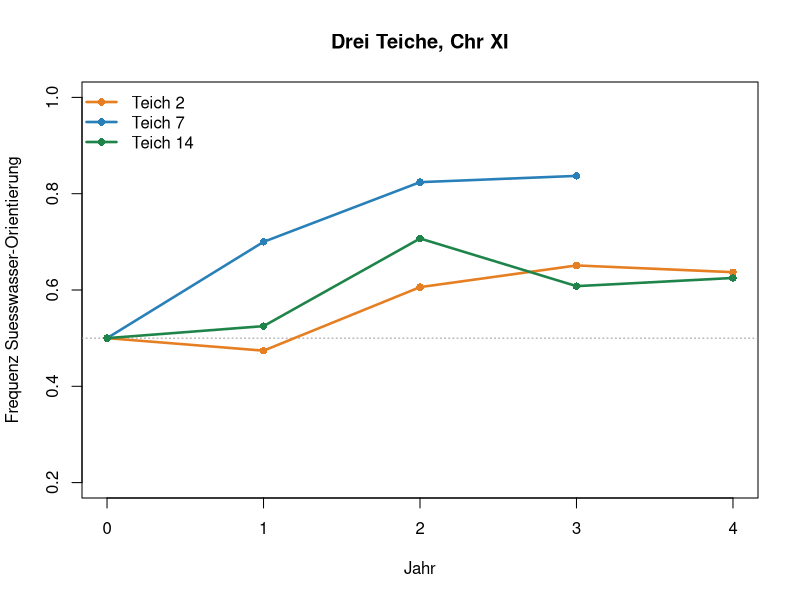
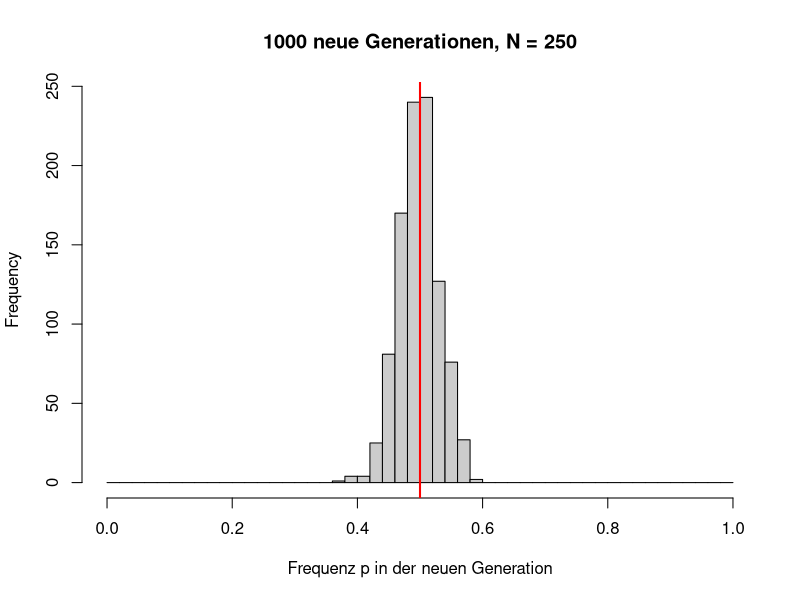
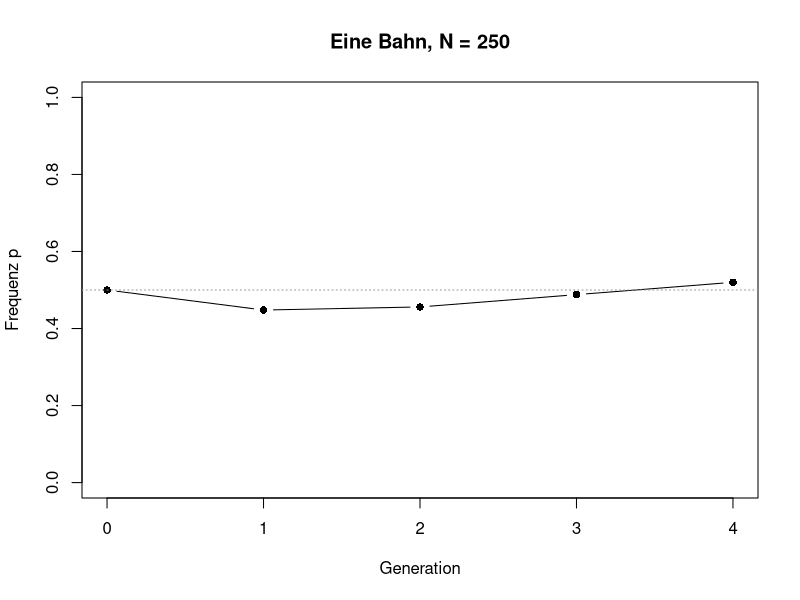
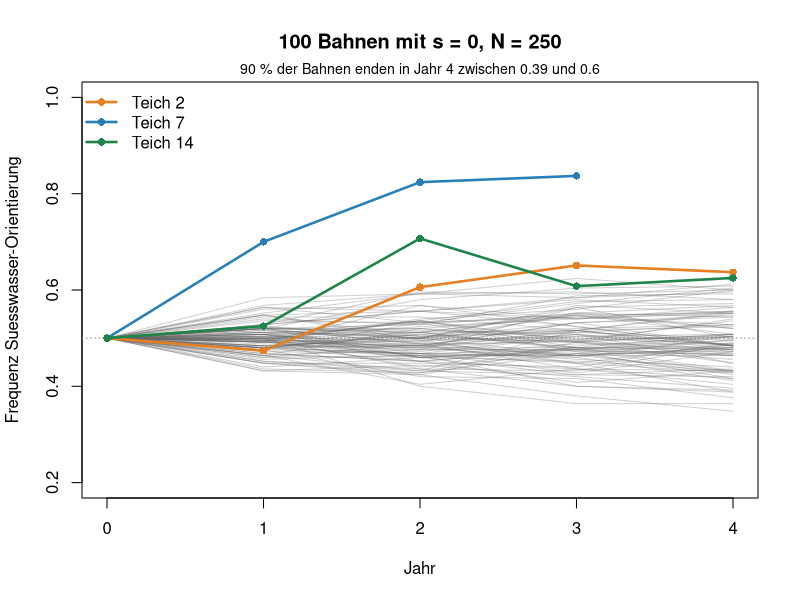
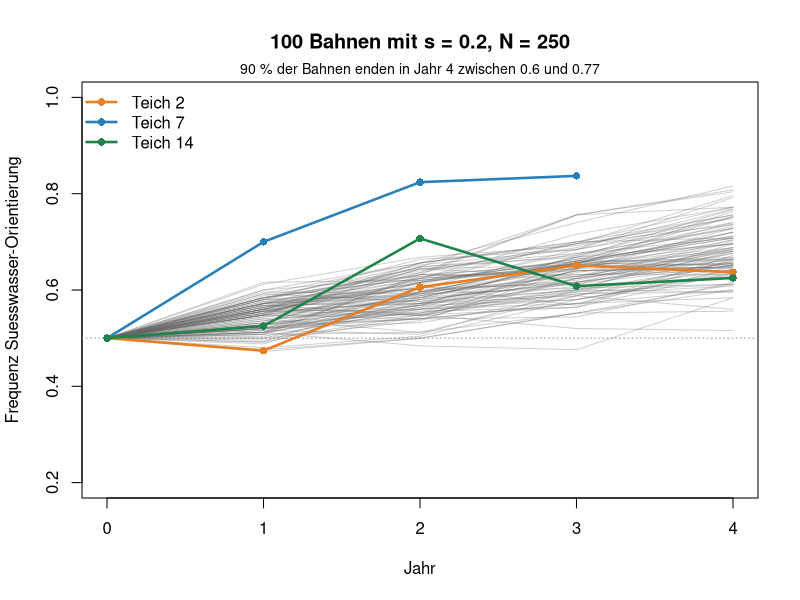
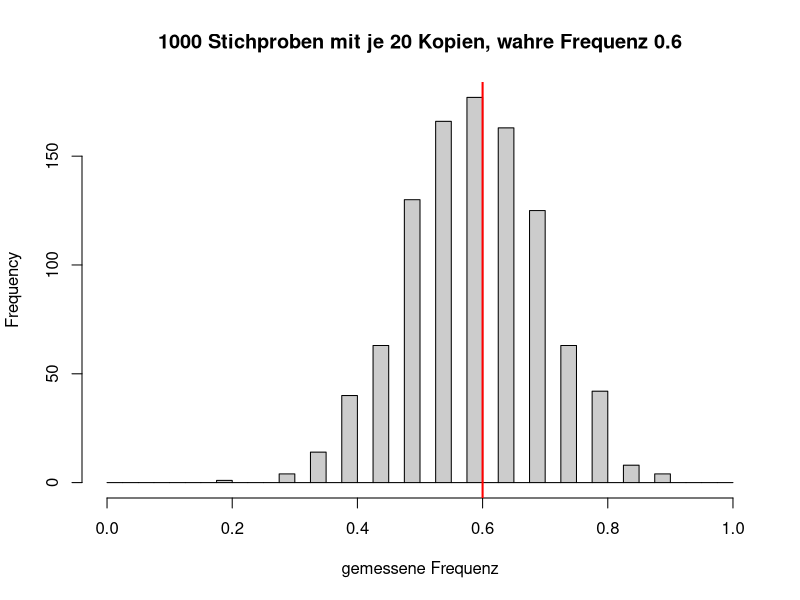

Generate these figures, in order, with R:
# Woche 9 — Notebook (nur R, base R)
# Stichlinge und Zufall: drei Teiche und die neutrale Wolke
# In RStudio: Working Directory = weeks/week-09, dann Zeile fuer Zeile ausfuehren.
# Ausfuehren, Zahlen aendern, Aufgaben beantworten.

# Marine Stichlinge, die heterozygot fuer eine Inversion auf Chromosom XI sind, wurden in drei Suesswasser-Teiche gesetzt. Jedes Jahr wurde gemessen, wie haeufig die Suesswasser-Orientierung der Inversion ist. Alle drei Teiche steigen. Ist das Selektion oder kann das auch Zufall sein?
#
# Um das zu beantworten, bauen wir Schritt fuer Schritt ein Modell mit Zufall: zuerst eine Muenze, dann eine Generation, dann vier Jahre, dann hundert Wiederholungen.
#
# Die Daten. Fuer jeden Teich (2, 7, 14) und jedes Jahr (0 bis 4) gibt es:
#
# - k: Anzahl Suesswasser-Kopien unter den untersuchten Fischen,
# - n: Anzahl untersuchter Kopien (2 pro Fisch),
# - p = k / n: die Frequenz der Suesswasser-Orientierung.
#
# Jahr 0 ist der Start: nur Heterozygote, also p = 0.5. Teich 7 hat wenige Fische und kein Jahr 4.
#
# Die Abbildungen. Die Abbildungen mit den Teichen haben alle dieselben Achsen:
#
# - x-Achse: Jahr seit dem Aussetzen (etwa eine Generation pro Jahr),
# - y-Achse: Frequenz der Suesswasser-Orientierung,
# - farbige Linien: die drei Teiche, graue Linien: Simulationen.

# --- Auftrag ---
#
# 1. Lernen, wie man in R Zufallszahlen zieht, und wie stark sie schwanken.
# 2. Daraus eine Population bauen, deren Frequenz p sich zufaellig aendert (Drift).
# 3. Simulieren, wie weit p ohne Selektion in vier Jahren laufen kann (die neutrale Wolke).
# 4. Suchen, mit welcher Selektion s die Teiche in die Wolke passen.

# ===========================================================================
# 0 · Daten und Funktionen
# ===========================================================================
#
# Einfach ausfuehren.

teiche <- read.csv("data/pond-chrxi.csv")
teiche

teich_farben <- c("2" = "#e67e22", "7" = "#2980b9", "14" = "#1e8449")

zeige_teiche <- function() {
  for (id in c(2, 7, 14)) {
    d <- teiche[teiche$pond == id, ]
    lines(d$year, d$p, lwd = 2.5, col = teich_farben[as.character(id)])
    points(d$year, d$p, pch = 16, col = teich_farben[as.character(id)])
  }
  legend("topleft", paste("Teich", c(2, 7, 14)), col = teich_farben,
         lwd = 2.5, pch = 16, bty = "n")
}

# braucht simuliere_bahn() aus Teil 5
zeige_wolke <- function(s, N, n_bahnen = 100) {
  plot(NA, xlim = c(0, 4), ylim = c(0.2, 1), xlab = "Jahr",
       ylab = "Frequenz Suesswasser-Orientierung",
       main = paste0(n_bahnen, " Bahnen mit s = ", s, ", N = ", N))
  abline(h = 0.5, lty = 3, col = "grey60")
  ende <- numeric(n_bahnen)
  for (i in seq_len(n_bahnen)) {
    p <- simuliere_bahn(s, N)
    lines(0:4, p, col = adjustcolor("grey40", 0.3))
    ende[i] <- p[5]
  }
  zeige_teiche()
  bereich <- round(quantile(ende, c(0.05, 0.95)), 2)
  mtext(paste0("90 % der Bahnen enden in Jahr 4 zwischen ",
               bereich[1], " und ", bereich[2]),
        side = 3, line = 0.2, cex = 0.85)
}

# ===========================================================================
# 1 · Die Daten
# ===========================================================================

plot(NA, xlim = c(0, 4), ylim = c(0.2, 1), xlab = "Jahr",
     ylab = "Frequenz Suesswasser-Orientierung", main = "Drei Teiche, Chr XI")
abline(h = 0.5, lty = 3, col = "grey60")
zeige_teiche()

# Alle steigen, aber jeder anders. Schauen Sie in die Tabelle oben: Wie viele Kopien (n) wurden in Teich 7 untersucht, wie viele in Teich 2?

# ===========================================================================
# 2 · Zufall in R
# ===========================================================================
#
# Woher kommt der Zufall in einer Population? Welcher Fisch ueberlebt, wie viele Junge er hat und welche seiner zwei Kopien er weitergibt (Mendel!), ist zum Teil Glueck. Im Modell ersetzen wir dieses Glueck durch Zufallszahlen. Wir beginnen mit dem einfachsten Zufall: einer Muenze.

# --- Eine Muenze ---
#
# sample(x, size) zieht zufaellig size Elemente aus x.

sample(c("Kopf", "Zahl"), size = 1)

# Fuehren Sie den Block mehrmals aus. Jedes Mal kann etwas anderes herauskommen.

# --- Viele Muenzen ---
#
# Fuer mehrere Wuerfe braucht es replace = TRUE (mit Zuruecklegen: «Kopf» darf mehrmals vorkommen).

wuerfe <- sample(c("Kopf", "Zahl"), size = 10, replace = TRUE)
wuerfe
sum(wuerfe == "Kopf")   # wie oft Kopf?

# wuerfe == "Kopf" gibt fuer jeden Wurf TRUE oder FALSE. sum() zaehlt die TRUE.

# --- Wiederholbarer Zufall: set.seed ---
#
# Ein Computer kann nicht wirklich wuerfeln. R berechnet Zahlen, die zufaellig aussehen (Pseudo-Zufallszahlen). Der Startwert dieser Rechnung heisst Seed. Mit gleichem Seed kommen die gleichen Zahlen.

set.seed(1)
sample(c("Kopf", "Zahl"), size = 10, replace = TRUE)
set.seed(1)
sample(c("Kopf", "Zahl"), size = 10, replace = TRUE)

# Das ist nuetzlich, damit andere (und Sie selbst naechste Woche) genau dasselbe Ergebnis bekommen.

# --- Von Muenzen zu Genkopien ---
#
# Jetzt eine Generation im Teich: N = 250 Genkopien. Jede ist mit Wahrscheinlichkeit p = 0.5 eine Suesswasser-Kopie (1), sonst eine Meer-Kopie (0). Das ist dasselbe wie 250 Muenzwuerfe.

kopien <- sample(c(1, 0), size = 250, replace = TRUE, prob = c(0.5, 0.5))
head(kopien, 20)   # die ersten 20 Kopien
sum(kopien)        # Anzahl Suesswasser-Kopien
mean(kopien)       # Frequenz p in der neuen Generation

# Mit prob legen wir fest, wie wahrscheinlich jedes Element ist. mean() einer 0/1-Folge ist der Anteil der Einsen, also p.

# --- Die Abkuerzung: rbinom ---
#
# Uns interessiert nur die Anzahl der Suesswasser-Kopien, nicht welche Kopie welche ist. Diese Anzahl wuerfelt rbinom direkt:

rbinom(1, size = 250, prob = 0.5)

# rbinom(anzahl, size, prob): Von size Kopien ist jede mit Wahrscheinlichkeit prob eine Suesswasser-Kopie. Wie viele sind es? Das Ganze anzahl-mal. Hier zehnmal:

rbinom(10, size = 250, prob = 0.5)

# --- Aufgabe A ---
#
# 1. Werfen Sie 100 Muenzen mit sample und zaehlen Sie «Kopf». Wie nahe ist das an 50?
# 2. Fuehren Sie rbinom(10, size = 250, prob = 0.5) zweimal aus. Bekommen Sie dieselben Zahlen? Und mit set.seed(1) in der Zeile davor?
# 3. Aendern Sie prob auf 0.8. Wo liegen die Zahlen jetzt ungefaehr? Warum?

# ===========================================================================
# 3 · Wie stark schwankt p in einer Generation?
# ===========================================================================
#
# Zehn Zahlen sind wenig. Wir ziehen 1000 neue Generationen, alle aus derselben Elterngeneration mit p = 0.5, und teilen durch N, um Frequenzen zu bekommen.

N <- 250   # hier aendern
p_neu <- rbinom(1000, size = N, prob = 0.5) / N
hist(p_neu, breaks = seq(0, 1, by = 0.02), xlim = c(0, 1), col = "grey80",
     main = paste("1000 neue Generationen, N =", N), xlab = "Frequenz p in der neuen Generation")
abline(v = 0.5, col = "red", lwd = 2)
mean(p_neu)   # Mittelwert
sd(p_neu)     # Standardabweichung: wie stark p schwankt

# Im Mittel bleibt p bei 0.5 (rote Linie): Zufall hat keine Richtung. Aber einzelne Generationen weichen ab. Wie stark, misst die Standardabweichung sd. Die Theorie sagt:
#
# 
# \text{sd} = \sqrt{\frac{p\,(1-p)}{N}}
# 

sqrt(0.5 * (1 - 0.5) / N)

# --- Aufgabe B ---
#
# Fuellen Sie die Tabelle aus (oben N aendern):
#
# | N | sd(p_neu) | Formel |
# | 25 |  |  |
# | 250 |  |  |
# | 2500 |  |  |
#
# Wie haengt die Schwankung von N ab? Um wie viel muss N wachsen, damit die Schwankung halb so gross wird?

# ===========================================================================
# 4 · Viele Generationen: Drift
# ===========================================================================
#
# Jetzt haengen wir Generationen aneinander. Die neue Generation wird aus der vorherigen gezogen, nicht immer aus p = 0.5. Dafuer brauchen wir eine Schleife (for). Lesen Sie den Code Zeile fuer Zeile:

N <- 250             # Anzahl Genkopien
generationen <- 4    # hier aendern
p <- numeric(generationen + 1)   # leerer Vektor fuer alle Frequenzen
p[1] <- 0.5                      # Start
for (t in 1:generationen) {
  p[t + 1] <- rbinom(1, size = N, prob = p[t]) / N   # neue aus alter Generation
}
p
plot(0:generationen, p, type = "b", pch = 16, ylim = c(0, 1),
     xlab = "Generation", ylab = "Frequenz p", main = paste("Eine Bahn, N =", N))
abline(h = 0.5, lty = 3, col = "grey60")

# Eine solche Folge von Frequenzen nennen wir eine Bahn. Die zufaellige Aenderung von p heisst genetische Drift.

# --- Aufgabe C ---
#
# 1. Fuehren Sie den Block mehrmals aus. Wie verschieden sind die Bahnen, obwohl es keine Selektion gibt?
# 2. Setzen Sie N <- 25. Was aendert sich?
# 3. Setzen Sie N <- 25 und generationen <- 100. Was passiert am Ende fast immer? Warum kann p von dort nicht mehr weg?

# ===========================================================================
# 5 · Selektion und Zufall zusammen
# ===========================================================================
#
# Jetzt kommt die Selektion aus Woche 6 dazu. Jede Generation passiert zwei Dinge:
#
# 1. Selektion macht aus p den erwarteten Anteil p' (ohne Zufall, wie bisher),
# 2. Zufall: N Kopien werden mit Wahrscheinlichkeit p' gezogen.
#
# Fuehren Sie diesen Block aus. Die Wolken in Teil 6 und 7 brauchen ihn.

# Selektion wie Woche 6 (haploid): aus p wird p_strich
selektion <- function(p, s) p * (1 + s) / (1 + p * s)

# Eine Bahn ueber vier Jahre: jedes Jahr erst Selektion, dann Zufall
simuliere_bahn <- function(s, N, jahre = 4) {
  p <- numeric(jahre + 1)
  p[1] <- 0.5
  for (t in seq_len(jahre)) {
    p_strich <- selektion(p[t], s)
    p[t + 1] <- rbinom(1, N, p_strich) / N
  }
  p
}

# Vergleich: einmal ohne Zufall (nur selektion), dreimal mit Zufall.

p_ohne <- 0.5
for (t in 1:4) p_ohne[t + 1] <- selektion(p_ohne[t], s = 0.2)
round(p_ohne, 3)
simuliere_bahn(s = 0.2, N = 250)
simuliere_bahn(s = 0.2, N = 250)
simuliere_bahn(s = 0.2, N = 250)

# --- Aufgabe D ---
#
# 1. Ohne Zufall: Wo endet p nach vier Jahren mit s = 0.2?
# 2. Mit Zufall: Enden die Bahnen immer hoeher als 0.5? Immer genau dort wie ohne Zufall?
# 3. Probieren Sie s = 0. Was ist dann p_ohne?

# ===========================================================================
# 6 · Die neutrale Wolke
# ===========================================================================
#
# Eine Bahn sagt wenig. Wir simulieren 100 Bahnen ohne Selektion (s = 0) und legen die Teiche darueber. Ueber der Abbildung steht, wo 90 % der Bahnen in Jahr 4 enden.

set.seed(9)
zeige_wolke(s = 0, N = 250)

# N = 250 ist eine Schaetzung: etwa so viele Genkopien tragen in einem Teich zur naechsten Generation bei.

# --- Aufgabe E ---
#
# 1. Liegen die Teiche in der grauen Wolke oder darueber?
# 2. Wir kennen N nicht genau. Probieren Sie N = 100 und N = 1000. Wann wird die Wolke breiter, wann schmaler? Passt das zu Aufgabe B?
# 3. Reicht Zufall allein, um die Teiche zu erklaeren?

# ===========================================================================
# 7 · Welches s passt?
# ===========================================================================
#
# Jetzt mit Selektion. Probieren Sie s = 0.05, 0.1, 0.2 und 0.3 (lassen Sie N = 250).

set.seed(11)
zeige_wolke(s = 0.2, N = 250)   # hier s aendern

# --- Aufgabe F ---
#
# 1. Bei welchem s liegen Teich 2 und 14 gut in der Wolke?
# 2. Liegt Teich 7 auch in der Wolke?

# ===========================================================================
# 8 · Ein zweiter Zufall: die Stichprobe
# ===========================================================================
#
# Die Frequenzen der Teiche sind gemessen, nicht die wahren Werte. Im Teich leben viele Fische, untersucht wird nur ein Teil. Auch das ist eine Ziehung. Angenommen, die wahre Frequenz ist 0.6:

n <- 20   # untersuchte Kopien; hier aendern
gemessen <- rbinom(1000, size = n, prob = 0.6) / n
hist(gemessen, breaks = seq(0, 1, by = 0.025), xlim = c(0, 1), col = "grey80",
     main = paste("1000 Stichproben mit je", n, "Kopien, wahre Frequenz 0.6"),
     xlab = "gemessene Frequenz")
abline(v = 0.6, col = "red", lwd = 2)
round(quantile(gemessen, c(0.05, 0.95)), 2)   # 90 % der Messungen liegen hier

# --- Aufgabe G ---
#
# 1. Teich 7 hat pro Jahr nur 10–43 untersuchte Kopien, Teich 2 meist ueber 80. Probieren Sie n <- 20 und n <- 200. Wie genau ist eine Messung?
# 2. Warum sollte man Teich 7 weniger trauen als Teich 2?
# 3. Ist das Bild aus Teil 7 ein Beweis fuer Selektion? Was zeigt es, und was nicht?
#
# Teichdaten: Katie Peichel (Bern) und Dolph Schluter (UBC), unveroeffentlicht, mit freundlicher Genehmigung.
